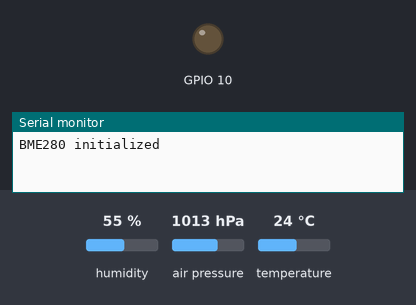
The sketch below on a simulated ESP32. Parts: output pins drawn as LEDs (lit = HIGH), the last lines printed to the serial monitor. The test bench sets the inputs (shaded band); at power-on: humidity 55 %, air pressure 1013 hPa, temperature 24 °C.

Above: at 0.2 s.
At 1.2 s:
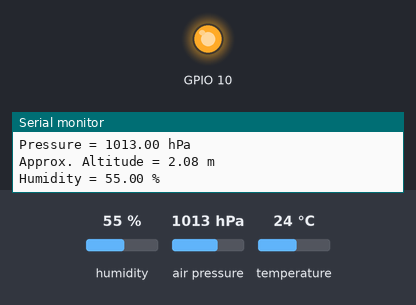
Timing chart, 0 to 2.7 s (numbered marks = the images above):
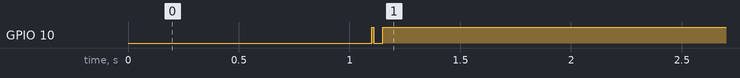

The sketch:

testingsensors.ino
```cpp
#include <Wire.h>
#include <Adafruit_Sensor.h>
#include <Adafruit_BME280.h>
#include <SPI.h>
#include <ADXL362.h>

#define SEALEVELPRESSURE_HPA (1013.25)

// Pin definitions
#define I2C_SDA 8
#define I2C_SCL 9
#define SPI_CS_ADXL 10
#define SPI_MOSI 11
#define SPI_MISO 12
#define SPI_SCK 13

// Sensor objects
Adafruit_BME280 bme;
ADXL362 xl;

// Sensor data variables
float bme_temperature, bme_humidity, bme_pressure, bme_altitude;
int16_t adxl_x, adxl_y, adxl_z, adxl_temperature;

void setup() {
  Serial.begin(115200);
  delay(100);

  // Initialize I2C for BME280
  Wire.begin(I2C_SDA, I2C_SCL);
  if (!bme.begin(0x76, &Wire)) {
    Serial.println("BME280 not found!");
    while (1);

  } else {
    Serial.println("BME280 initialized");
  }

  // Initialize SPI for ADXL362
  SPI.begin(SPI_SCK, SPI_MISO, SPI_MOSI, SPI_CS_ADXL);
  xl.begin(SPI_CS_ADXL);  // Setup SPI protocol, issue device soft reset
  xl.beginMeasure();       // Switch ADXL362 to measure mode
  Serial.println("ADXL362 initialized.");
}

void loop() {

  // Read ADXL362 data for serial output
  xl.readXYZTData(adxl_x, adxl_y, adxl_z, adxl_temperature);
  Serial.print("XVALUE="); Serial.print(adxl_x);
  Serial.print("\tYVALUE="); Serial.print(adxl_y);
  Serial.print("\tZVALUE="); Serial.print(adxl_z);
  Serial.print("\tTEMPERATURE="); Serial.println(adxl_temperature);

  printValues();
  delay(2000);  // Short delay for serial readability
}

void printValues() {
  Serial.print("Temperature = ");
  Serial.print(bme.readTemperature());
  Serial.println(" *C");

  // Convert temperature to Fahrenheit
  /*Serial.print("Temperature = ");
  Serial.print(1.8 * bme.readTemperature() + 32);
  Serial.println(" *F");*/

  Serial.print("Pressure = ");
  Serial.print(bme.readPressure() / 100.0F);
  Serial.println(" hPa");

  Serial.print("Approx. Altitude = ");
  Serial.print(bme.readAltitude(SEALEVELPRESSURE_HPA));
  Serial.println(" m");

  Serial.print("Humidity = ");
  Serial.print(bme.readHumidity());
  Serial.println(" %");

  Serial.println();
}
```

Measured:
- by itself, GPIO 10: HIGH → LOW at 1.1 s, → HIGH 0.04 s later
